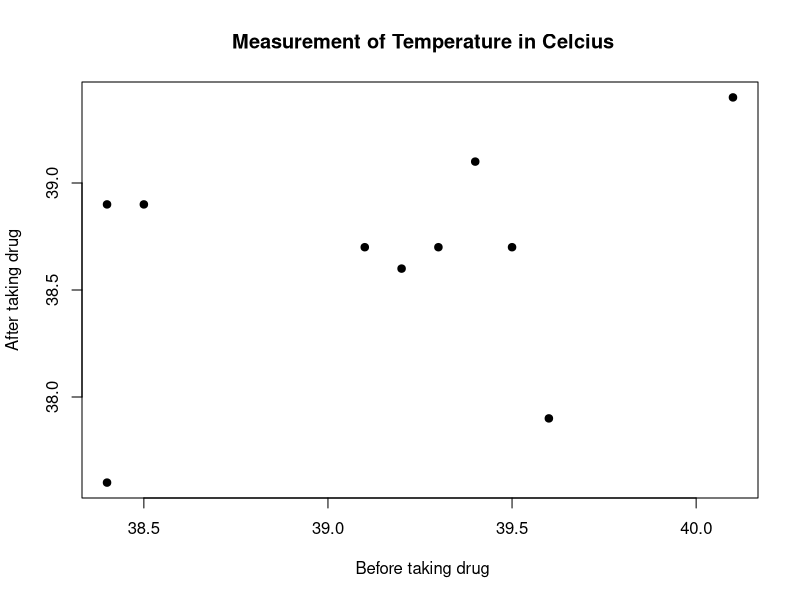

R code for this plot:
#2). Task
#The measured temperatures (in degree C) before and 3 hours after taking a drug can be 
#found for ten different patients.

#before
B = c(38.4,39.6,39.4,40.1,39.2,38.5,39.3,39.1,38.4,39.5)

#After
A = c(37.6,37.9,39.1,39.4,38.6,38.9,38.7,38.7,38.9,38.7)

#Difference
D = B-A

#a) Describe which sample situation (one, two, paired, multiple, ...) we have here.
#The sample situation we have here is paired samples.


#b) Generate a scatter plot of the data. What do you observe?

plot(B,A,main = " Measurement of Temperature in Celcius",xlab = " Before taking drug",
     ylab = "After taking drug",pch = 19)
#From the scatter plot we can observe that the points are spread out more. This 
#means there is no trend in data.


#c) Estimate the correlation between the temperature values before and after 
#taking the drug.

cor(B,A)

#the correlation between the temperature values before and after taking the 
#drug is 0.3485987.


#d) Test for level α = 0.05 if the correlation is significant (you can decide 
#in one- or two-sided alternative).

#Correlation significance test is done using Pearson correlation method.
#Assumption:-
#Null hypothesis H0 is equal to zero(uncorrelated), Alternative hypothesis HA is 
#not equal to zero (two sided) or greater and less than zero (one sided).

cor.test(B,A,alternative = "greater")
#P-value from the test is 0.1618.
#P-value is above given significance level α = 0.05. We can not reject the null hypothesis.Hence,
#Correlation is not significant for given data(uncorrelated).

#d)continue. To this end, research (in literature or online) which test is 
#suitable for this task and verify that its assumptions are satisfied for the data at hand.

#First step is to check whether the difference D between the data is normally distributed
#using Shapiro-Wilk test.
#Assumptions:- 
#H0 : Data is normally distributed ; HA : Data is not normally distributed.

shapiro.test(D)
#P-value is 0.3265. This p-value is above α = 0.05 we cannot reject that data follows normal
#distribution.So, difference D is normally distributed.

#As the difference D is normally distributed we can use Paired t-test.
#Assumptions:- 
#H0 : mean difference is equal to zero ; HA : mean difference is not equal to zero (two sided)
#or greater and less than zero (one sided).

t.test(B,A,alternative = "greater", paired = TRUE)
#The p-value of the test is 0.01635, which is less than the significance level α = 0.05. 
#We can then reject null hypothesis H0 and conclude that the average temperature of the patient
#before treatment is significantly different from the average temperature after treatment 
#with a p-value = 0.01635.